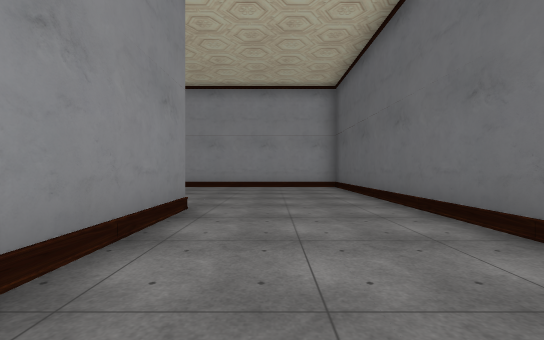
[1] (above)

22 first-person views from a walk through a scene from a Unity 3-D project. The camera is 1.3 m above the floor, looks level and sees 90° across. The floor is counted in squares, 2 m on a side. Each view is taken from the middle of a square. On the plan, view 1 faces up. The plan holds only what a view shows up to about 9 squares ahead; the rest is blank. The place goes on beyond the plan. The player is left out. Some animated figures are not drawn. Some surface patterns are stand-ins.

[2]
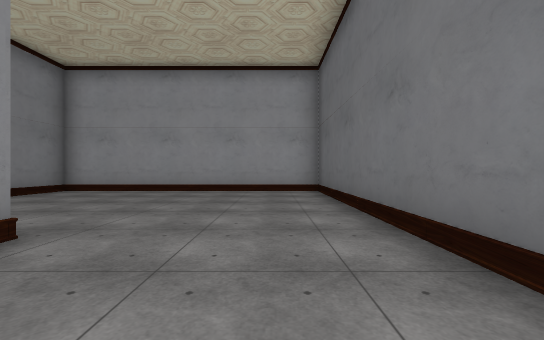

[3]
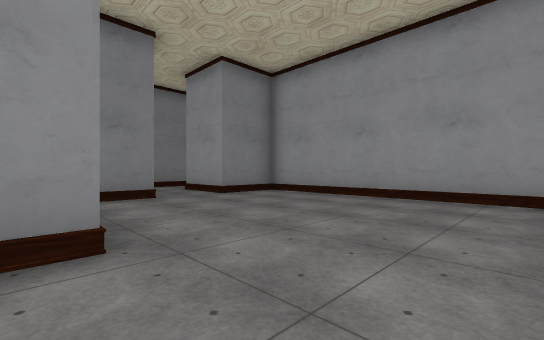

[4]
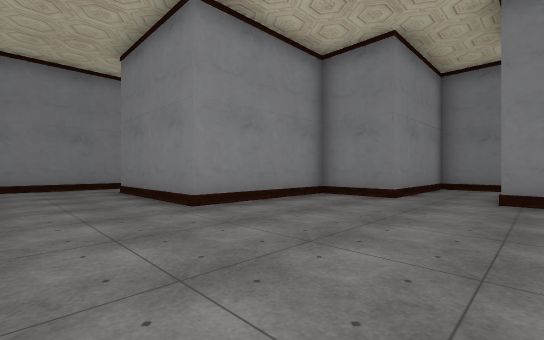

[5]
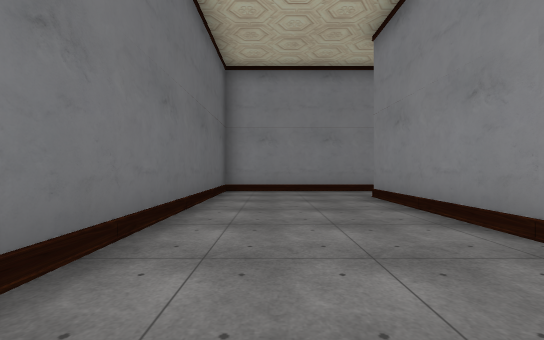

[6]
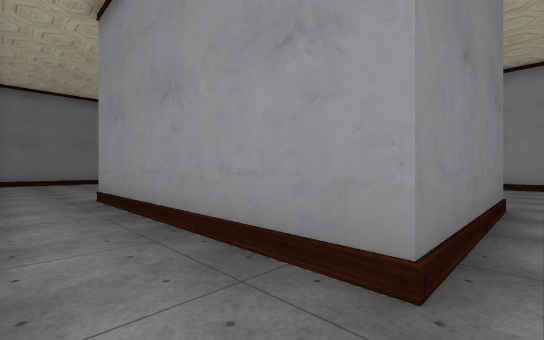

[7]
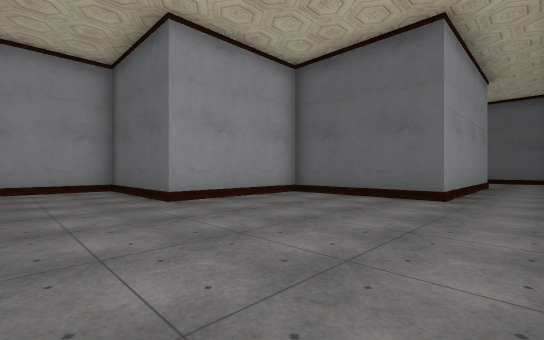

[8]
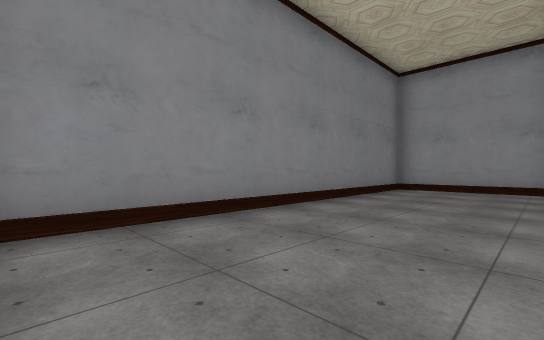

[9]
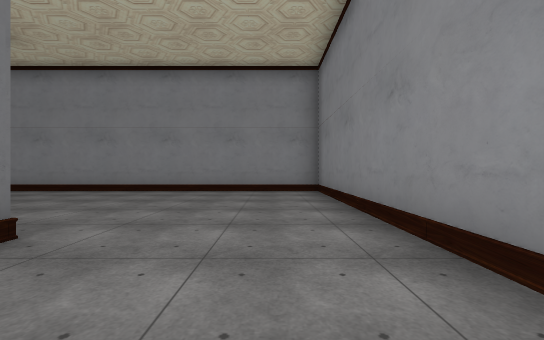

[10]
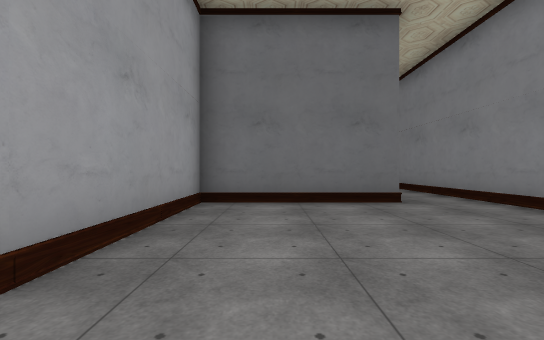

[11]
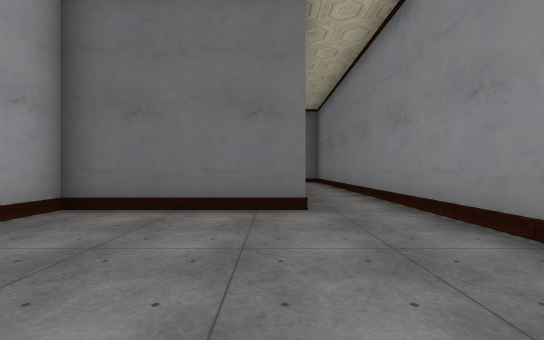

[12]
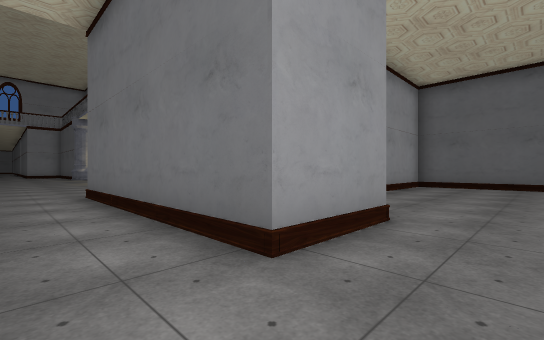

[13]
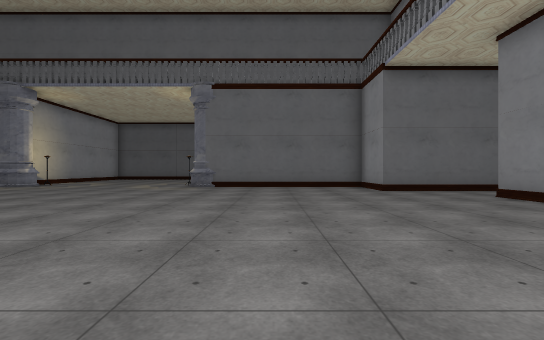

[14]
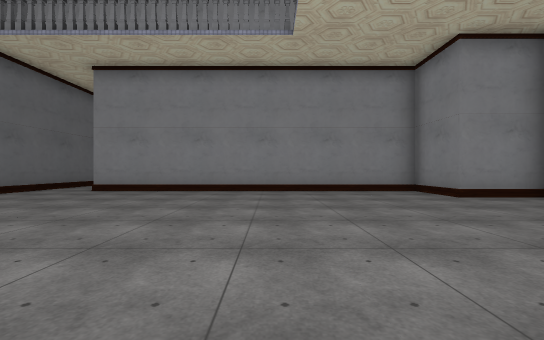

[15]
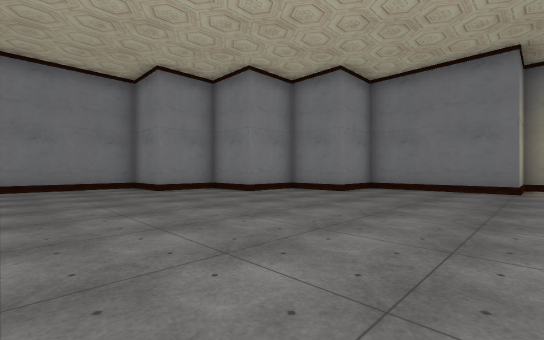

[16]
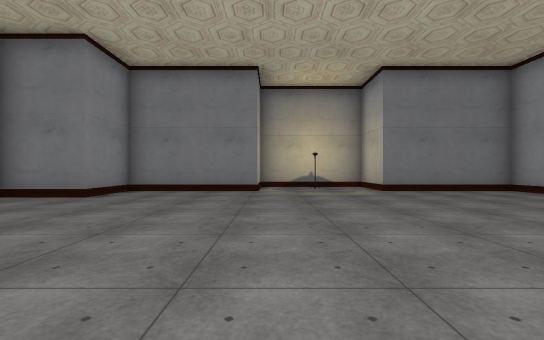

[17]
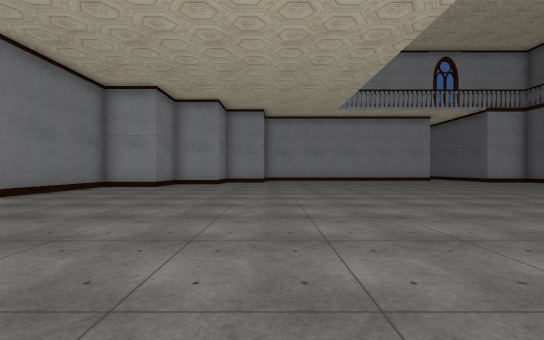

[18]
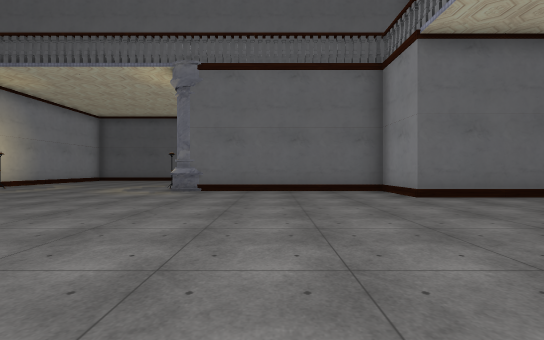

[19]
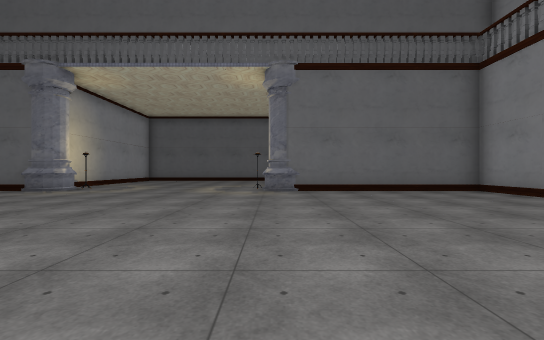

[20]
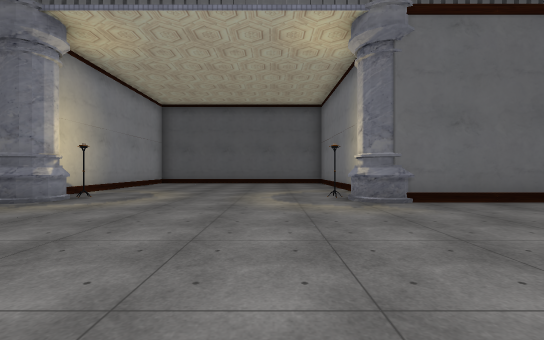

[21]
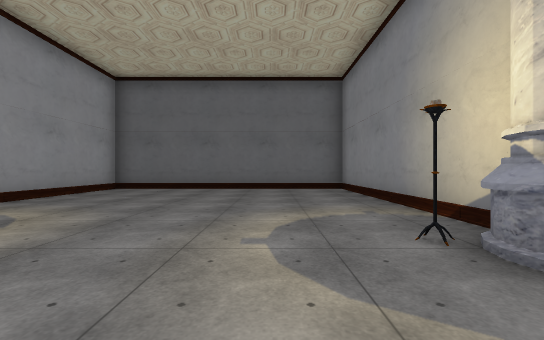

[22]
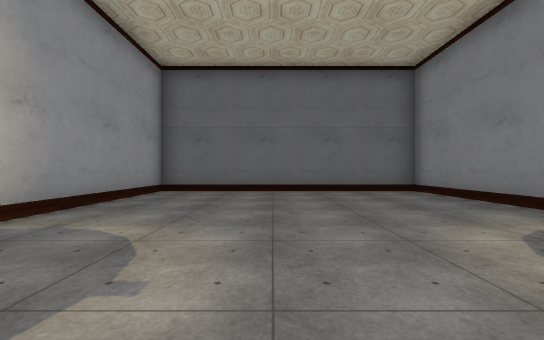

### Floor plan
Ten units are one square. View 1 is at (0, 0); x grows to the right and y downward. Boxes are objects, and circles mark ways between rooms. Rooms are numbered by the first view taken in them; rooms with no view inside come last. Other rooms are left out.
<svg viewBox="-280 -310 310 330">
<path fill="none" stroke="#000" d="M-54 -66 -54 -46 -14 -46 -14 -5M-15 15 25 15 25 -105 -54 -105 -54 -84M-14 -5 -75 -5 -75 -44 -115 -44 -115 -84 -154 -84 -154 15 -15 15M-42 -205 25 -205 25 -284 -41 -284M-56 -284 -55 -295M-224 -166 -215 -166 -215 -156M-215 -145 -195 -145 -195 -126 -94 -126M-255 -226 -255 -186 -235 -186 -235 -165M-95 -81 -95 -66 -54 -66M-275 -230 -275 -226 -258 -226M-249 -305 -255 -305 -255 -265 -260 -265M-54 -84 -75 -84 -75 -145 -56 -145 -56 -196"/>
<rect x="-55" y="-215" width="10" height="20" fill="#bbb"><title>other object</title></rect>
<rect x="-55" y="-285" width="10" height="10" fill="#bbb"><title>other object</title></rect>
<circle cx="-10" cy="5" r="3" fill="#2a7"/>
<circle cx="-65" cy="-75" r="3" fill="#2a7"/>
<text x="-10" y="-60">1</text>
<text x="-110" y="-20">2</text>
<text x="-130" y="-220">3</text>
</svg>
Room 1 opens to room 2. Room 1 opens to room 3.

Where each view was taken, in squares from view 1:
view 1: 0 up, 0 right, facing up
view 2: 2 up, 1 right, facing up
view 3: 4 up, 1 right, facing up-left
view 4: 9 up, 1 right, facing down-left
view 5: 7 up, 1 right, facing down
view 6: 1 down, 1 left, facing up-left
view 7: 1 down, 14 left, facing up-right
view 8: 1 down, 12 left, facing up-left
view 9: 7 up, 14 left, facing down
view 10: 3 up, 13 left, facing right
view 11: 1 up, 12 left, facing right
view 12: 7 up, 9 left, facing up-right
view 13: 18 up, 16 left, facing right
view 14: 21 up, 15 left, facing down
view 15: 23 up, 16 left, facing down-left
view 16: 23 up, 17 left, facing left
view 17: 20 up, 19 left, facing up
view 18: 18 up, 14 left, facing right
view 19: 21 up, 14 left, facing right
view 20: 23 up, 11 left, facing right
view 21: 23 up, 7 left, facing right
view 22: 25 up, 6 left, facing right
